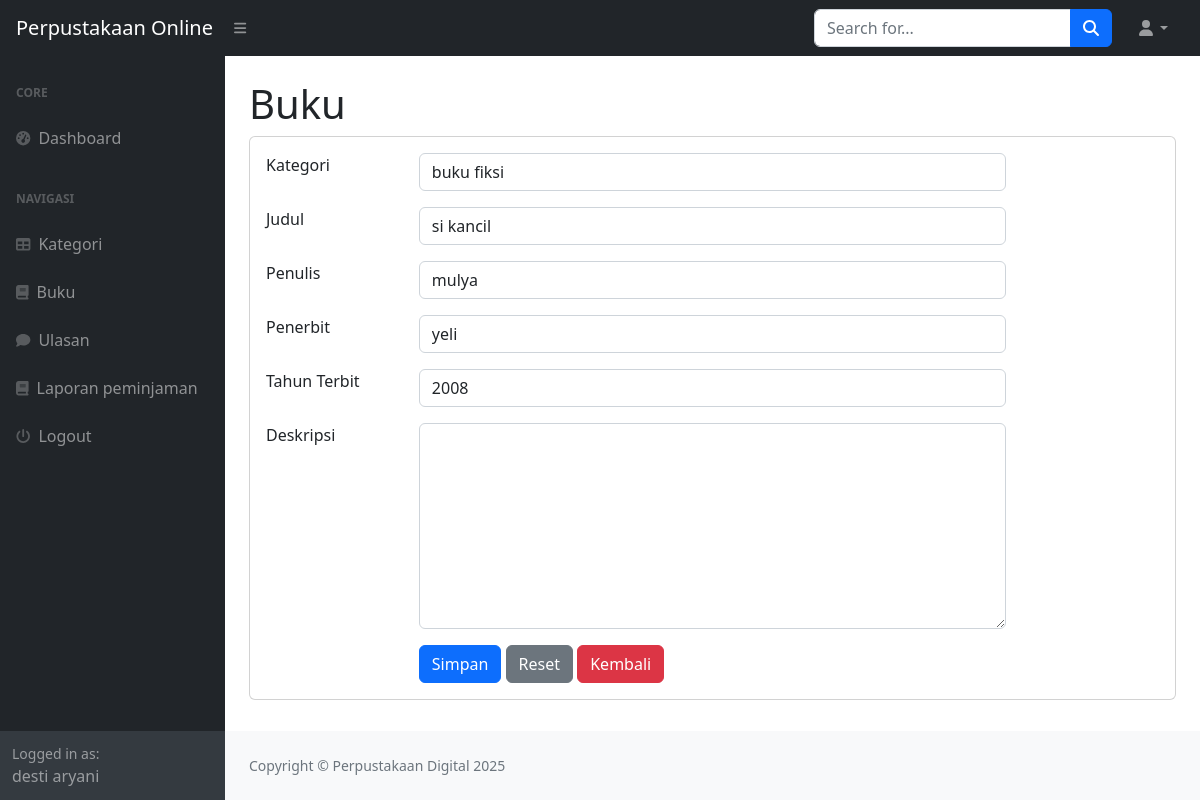
/index.php?page=buku_ubah&&id=3 (signed in), run on the app's committed database.
### tables this page shows
CREATE TABLE `buku` (
  `id_buku` int(11) NOT NULL,
  `id_kategori` int(11) DEFAULT NULL,
  `judul` varchar(255) DEFAULT NULL,
  `penulis` varchar(255) DEFAULT NULL,
  `penerbit` varchar(255) DEFAULT NULL,
  `tahun_terbit` varchar(255) DEFAULT NULL,
  `deskripsi` varchar(255) DEFAULT NULL
);

### buku_ubah.php (the view, shortened to what this page needs)
<h1 class="mt-4">Buku</h1>
<div class="card">
    <div class="card-body">
        <div class="row">
        <div class="col-md-12">
        <form method="post">
        <?php
            $id = $_GET['id'];
            $query = mysqli_query($koneksi, "SELECT*FROM buku WHERE id_buku=$id");
            $data = mysqli_fetch_array($query);
        ?>
            <div class="row mb-3">
                <div class="col-md-2">Kategori</div>
                <div class="col-md-8">
                    <select name="id_kategori" class="form-control">
                        <?php
                            $kat = mysqli_query($koneksi, "SELECT*FROM kategori");
                            while($kategori = mysqli_fetch_array($kat)) {
                                ?>
                                <option <?php if($kategori['id_kategori'] == $data['id_kategori']) echo '';?> value="<?php echo $kategori['id_kategori']; ?>"><?php echo $kategori['kategori']; ?></option>
                                <?php
                            }
                        ?>
                    </select>
                </div>
            </div>
            <div class="row mb-3">
                <div class="col-md-2">Judul</div>
                <div class="col-md-8"><input type="text" value="<?php echo $data['judul'];?>" class="form-control" name="judul"></div>
            </div>
            <div class="row mb-3">
                <div class="col-md-2">Penulis</div>
                <div class="col-md-8"><input type="text" value="<?php echo $data['penulis'];?>" class="form-control" name="penulis"></div>
            </div>
            <div class="row mb-3">
                <div class="col-md-2">Penerbit</div>
                <div class="col-md-8"><input type="text" value="<?php echo $data['penerbit'];?>" class="form-control" name="penerbit"></div>
            </div>
            <div class="row mb-3">
                <div class="col-md-2">Tahun Terbit</div>
                <div class="col-md-8"><input type="text" value="<?php echo $data['tahun_terbit'];?>" class="form-control" name="tahun_terbit"></div>
            </div>
            <div class="row mb-3">
                <div class="col-md-2">Deskripsi</div>
                <div class="col-md-8">
                    <textarea name="deskripsi" rows="8" class="form-control"></textarea>
                </div>
            </div>
            <div class="row">
                <div class="col-md-2"></div>
                <div class="col-md-8">
                    <button type="submit" class="btn btn-primary" name="submit" value="submit">Simpan</button>
                    <button type="reset" class="btn btn-secondary">Reset</button>
                    <a href="?page=buku" class="btn btn-danger">Kembali</a>
                </div>
            </div>
        </form>
    </div>
</div>
    </div>
</div>

### data on the page
buku: judul "si kancil", penulis "mulya", penerbit "yeli", tahun_terbit "2008"

### other printed values
$_SESSION['user']['nama'] "desti aryani"
form field id_kategori "buku fiksi"
